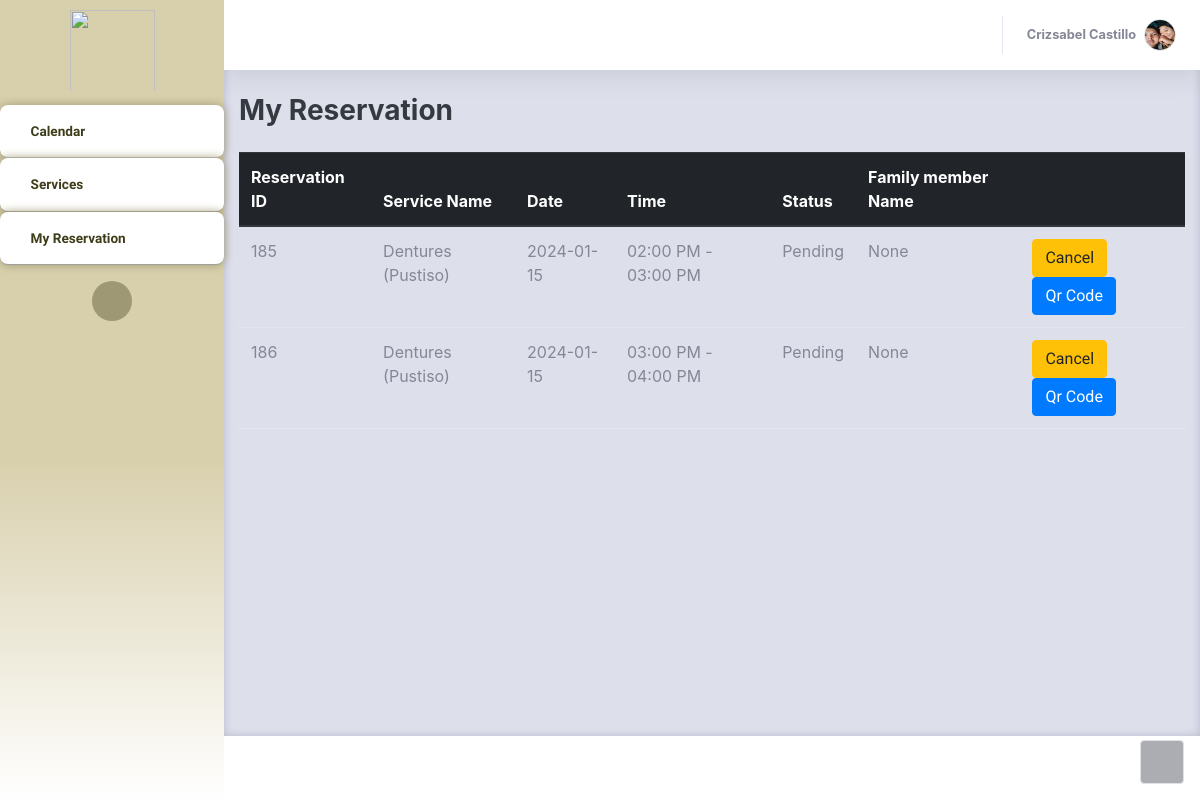
The page /Thesis1/Admin/PatientsOwnReservation.php (signed in) on the database its author committed.
### tables this page shows
CREATE TABLE `patients_user` (
  `userID` int(11) NOT NULL,
  `Email` varchar(255) NOT NULL,
  `Name` varchar(255) NOT NULL,
  `Address` varchar(255) NOT NULL,
  `PhoneNumber` varchar(255) NOT NULL,
  `Password` varchar(55) NOT NULL,
  `Hash` varchar(255) NOT NULL,
  `Access` varchar(25) NOT NULL,
  `Active` int(11) NOT NULL DEFAULT 0,
  `profilePic` varchar(255) NOT NULL,
  `last_activity` timestamp NOT NULL DEFAULT current_timestamp() ON UPDATE current_timestamp(),
  `activation_timestamp` timestamp NOT NULL DEFAULT current_timestamp(),
  `ForgotPass` varchar(255) NOT NULL,
  `forgot_expiration` timestamp NULL DEFAULT NULL
);

CREATE TABLE `bookinglog` (
  `resID` int(11) NOT NULL,
  `userID` int(11) NOT NULL,
  `serviceName` varchar(255) NOT NULL,
  `date` date NOT NULL,
  `timeslot` varchar(255) NOT NULL,
  `remarks` varchar(255) NOT NULL,
  `admin_remarks` varchar(255) NOT NULL DEFAULT 'None',
  `walk_in_name` varchar(255) NOT NULL DEFAULT 'None',
  `status` varchar(255) NOT NULL,
  `FamMemberName` varchar(255) NOT NULL DEFAULT 'N/A',
  `confirmationHash` varchar(255) NOT NULL,
  `timestamp` timestamp NOT NULL DEFAULT current_timestamp() ON UPDATE current_timestamp(),
  `totalServicePay` int(11) NOT NULL
);

### Thesis1/Admin/PatientsOwnReservation.php (the view, shortened to what this page needs)
<?php
     $con = connection();
     $user = $_SESSION['UserLogin'];
     $userID = $_SESSION['UserID'];
?>
<!DOCTYPE html>
<html lang="en">
<head>
    <link rel="stylesheet" href="assets/bootstrap/css/bootstrap.min.css">
    <link rel="stylesheet" href="assets/fonts/fontawesome-all.min.css">
    <link rel="stylesheet" href="assets/fonts/ionicons.min.css">
    <link rel="stylesheet" href="assets/css/aguilaraldo1_section_contact.css">
    <link rel="stylesheet" href="assets/css/Availability---Manage-availability-bookings-appointments_v1.css">
    <link rel="stylesheet" href="assets/css/Basic-Footer.css">
    <link rel="stylesheet" href="assets/css/Black-Navbar.css">
    <link rel="stylesheet" href="assets/css/Block-Responsive-Item-List.css">
    <link rel="stylesheet" href="assets/css/Bootstrap-Calendar.css">
    <link rel="stylesheet" href="assets/css/carousel-circulo.css">
    <link rel="stylesheet" href="assets/css/Carousel-Hero-1.css">
    <link rel="stylesheet" href="assets/css/Carousel-Hero.css">
    <link rel="stylesheet" href="assets/css/Diagonal-div-section.css">
    <link rel="stylesheet" href="assets/css/Feature-Section-MD.css">
    <link rel="stylesheet" href="https://djpsoftwarecdn.azureedge.net/availabilitycss-v1/availability.min.css">
    <link rel="stylesheet" href="assets/css/Login-Form-Basic-icons.css">
    <link rel="stylesheet" href="assets/css/Ultimate-Event-Calendar.css">
</head>
<body id="page-top">
    <div id="wrapper">
        <nav class="navbar navbar-dark align-items-start sidebar sidebar-dark accordion bg-gradient-primary p-0" style="border-color: rgb(255,255,255);background: linear-gradient(#d8cfac 57%, white 100%), #a6a263;border-radius: -1px;">
            <div class="container-fluid d-flex flex-column p-0"><img src="assets/img/Picsart_23-04-17_12-49-06-946.png" width="85" height="91" style="margin-left: 0px;padding-bottom: 0px;padding-top: 10px;">
                <ul class="navbar-nav text-light" id="accordionSidebar">
                    <li class="nav-item"><a class="nav-link" href="patientInterface.php" style="background: #ffffff;border-radius: 8px;margin-top: 13px;border-color: var(--bs-blue);border-top-width: 1px;border-top-color: #95947c;border-bottom: 1px outset rgba(149,148,124,0.33);box-shadow: 0px 0px 10px rgb(159,152,117);--bs-body-bg: #fff;"><i class="far fa-calendar" style="color: #3e3d1a;"></i><span style="background: transparent;color: #3e3d1a;font-family: 'Albert Sans', sans-serif;font-weight: bold;">Calendar</span></a></li>
                    <li class="nav-item"><a class="nav-link" style="background: #ffffff;font-weight: bold;color: var(--bs-black);border-radius: 8px;border-bottom: 1px outset rgba(149,148,124,0.49);box-shadow: 0px 0px 10px rgb(159,152,117);" href="patientServices.php"><i class="fas fa-hands" style="color: #3e3d1a;"></i><span style="color: #3e3d1a;font-family: 'Albert Sans', sans-serif;">Services</span></a><a class="nav-link active" style="background: #ffffff;font-weight: bold;color: var(--bs-black);border-radius: 8px;border-bottom: 1px outset rgba(149,148,124,0.49);box-shadow: 0px 0px 10px rgb(159,152,117);" href="PatientsOwnReservation.php"><i class="icon ion-ios-paper-outline" style="color: #3e3d1a;"></i><span style="color: #3e3d1a;font-family: 'Albert Sans', sans-serif;">My Reservation</span></a></li>
                </ul>
                <div class="text-center d-none d-md-inline"><button class="btn rounded-circle border-0" id="sidebarToggle" type="button" style="background: rgb(159,152,117);"></button></div>
            </div>
        </nav>
        <div class="d-flex flex-column" id="content-wrapper">
            <div id="content" style="background: var(--bs-gray-300);color: var(--bs-black);border-color: var(--bs-yellow);box-shadow: inset 0px 0px 9px var(--bs-gray-500);">
                <nav class="navbar navbar-light navbar-expand bg-white shadow mb-4 topbar static-top" style="background: rgb(255,255,255);border-color: rgb(255,0,0);">
                    <div class="container-fluid">
                        <ul class="navbar-nav flex-nowrap ms-auto">
                         <li class="nav-item dropdown no-arrow mx-1"><a class="nav-link" href="ChatsystemPatient.php"><i class="icon ion-email" style="font-size: 30px;color: #a6a263;margin-top: 8px;"></i></a></li>
                            <li class="nav-item dropdown no-arrow">
                                <div class="nav-item dropdown no-arrow"><a class="dropdown-toggle nav-link" aria-expanded="false" data-bs-toggle="dropdown" href="#"><span class="d-none d-lg-inline me-2 text-gray-600 small" style="font-weight: bold;color: var(--bs-black);"><?php
                                    echo $user;
                                    $profilestmt = "SELECT profilePic FROM patients_user WHERE userID = $userID";
                                    $exeProfile = $con->query($profilestmt);
                                    $row = $exeProfile->fetch_assoc();
                                    if($row)
                                    {
                                        $profilePic = $row['profilePic'];
                                        echo '</span><img class="border rounded-circle img-profile" src="'.$profilePic.'"></a>';
                                    }
                                ?>
                                </div>
                            </li>
                        </ul>
                    </div>
                </nav>
                <div class="container-fluid">
                    <div class="d-sm-flex justify-content-between align-items-center mb-4">
                        <h3 class="text-dark mb-0" style="font-weight: bold;">My Reservation</h3>
                    </div>
                    <div class="row">
                        <div class="col-md-12 col-xl-12">
                            <div class="table-responsive">
                                <table class="table">
                                    <thead class="thead-dark">
                                        <tr>
                                            <th>Reservation ID</th>
                                            <th>Service Name</th>
                                            <th>Date</th>
                                            <th>Time</th>
                                            <th>Status</th>
                                            <th>Family member Name</th>
                                            <th></th>
                                        </tr>
                                    </thead>
                                    <tbody>
                                      <?php
                                          $sqlstmt = "SELECT `resID`,`serviceName`, `date`, `timeslot`, `status`, `FamMemberName` FROM `bookinglog` WHERE userID = '$userID' AND status = 'Pending'";
                                          $exe = $con-> query($sqlstmt);
                                          while ($row = mysqli_fetch_assoc($exe)) {
                                            $resID = $row['resID'];
                                            $serviceNAme = $row['serviceName'];
                                            $sdate = $row['date'];
                                            $tslot = $row['timeslot'];
                                            $stat = $row['status'];
                                            $famMember = $row['FamMemberName'];
                                            echo '<tr>
                                        <td>'.$resID.'</td>
                                        <td>'.$serviceNAme.'</td>
                                        <td>'.$sdate.'</td>
                                        <td>'.$tslot.'</td>
                                        <td>'.$stat.'</td>
                                        <td>'.$famMember.'</td>
                                        <td>
                                        <button"><a href = "PatientsOwnReservation.php?cancelID='.$resID.'" class ="btn btn-warning">Cancel</a></button>
                                        <button"><a href = "patientsQrcode.php?qrID='.$resID.'" class ="btn btn-primary">Qr Code</a></button>
                                        </td>
                                        </tr>';
                                          }
                                      ?>
                                    </tbody>
                                </table>
                            </div>
                        </div>
                    </div>
                </div>
            </div>
            <footer class="bg-white sticky-footer">
            </footer>
        </div><a class="border rounded d-inline scroll-to-top" href="#page-top"><i class="fas fa-angle-up"></i></a>
    </div>
    <link rel="stylesheet" href="https://cdn.jsdelivr.net/npm/bootstrap@4.0.0/dist/css/bootstrap.min.css">
</body>
</html>

### Thesis1/Admin/assets/css/aguilaraldo1_section_contact.css (style rules this page uses)
.navbar { z-index: 1; }

### Thesis1/Admin/assets/css/Black-Navbar.css (style rules this page uses)
.navbar { margin-bottom: 0; }
.btn { border-radius: 0; }
.btn { font-family: 'Roboto'; font-weight: 400; }

### Thesis1/Admin/assets/css/Feature-Section-MD.css (style rules this page uses)
.waves-effect, a { -webkit-tap-highlight-color: transparent; }
.alert, .breadcrumb, .card, .card .card-header, .dropdown-menu, .file-custom, .input-group-addon, .jumbotron, .list-group .list-group-item, .modal-content, .nav .nav-link, .nav-tabs, .navbar, .navbar-toggler, .page-item:first-child .page-link, .page-item:last-child .page-link, .pagination-lg .page-item:first-child .page-link, .pagination-lg .page-item:last-child .page-link, .pagination-sm .page-item:first-child .page-link, .pagination-sm .page-item:last-child .page-link, .popover, .tag, .tooltip-inner, img { -moz-border-radius: 0px; -ms-border-radius: 0px; -o-border-radius: 0px; border-radius: 0px; }
.divider-new, .text-fluid, h1, h2, h3, h4, h5, h6 { font-weight: 300; }

### rows shown on the page
patients_user: profilePic (picture)
bookinglog: resID "185", serviceName "Dentures (Pustiso)", date "2024-01-15", timeslot "02:00 PM - 03:00 PM", status "Pending", FamMemberName "None"
bookinglog: resID "186", serviceName "Dentures (Pustiso)", date "2024-01-15", timeslot "03:00 PM - 04:00 PM", status "Pending", FamMemberName "None"

### other values the page prints
$user "Crizsabel Castillo"
